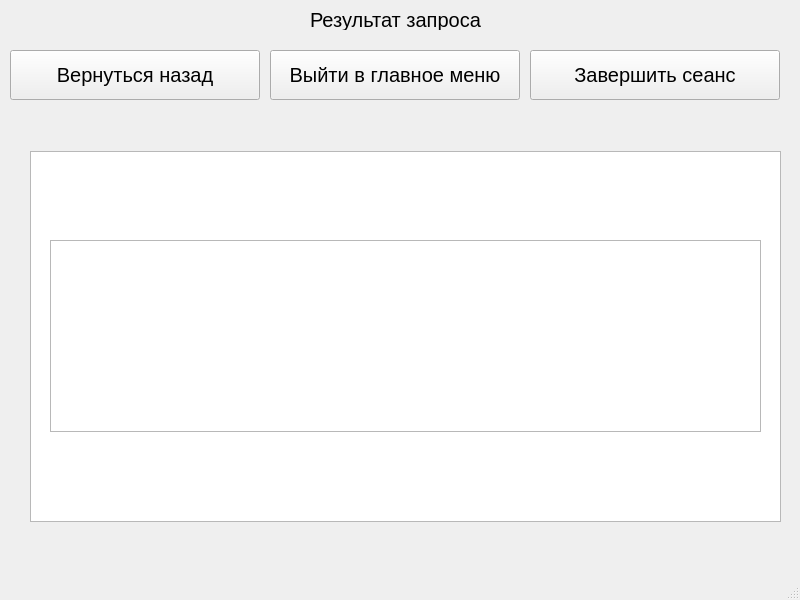
<?xml version="1.0" encoding="UTF-8"?>
<ui version="4.0">
 <class>Schedule_shower</class>
 <widget class="QMainWindow" name="Schedule_shower">
  <property name="geometry">
   <rect>
    <x>0</x>
    <y>0</y>
    <width>800</width>
    <height>600</height>
   </rect>
  </property>
  <property name="windowTitle">
   <string>MainWindow</string>
  </property>
  <widget class="QWidget" name="centralwidget">
   <widget class="QTableWidget" name="tableWidget">
    <property name="geometry">
     <rect>
      <x>30</x>
      <y>151</y>
      <width>751</width>
      <height>371</height>
     </rect>
    </property>
   </widget>
   <widget class="QPushButton" name="pushButton">
    <property name="geometry">
     <rect>
      <x>10</x>
      <y>50</y>
      <width>250</width>
      <height>50</height>
     </rect>
    </property>
    <property name="font">
     <font>
      <pointsize>15</pointsize>
     </font>
    </property>
    <property name="text">
     <string>Вернуться назад</string>
    </property>
   </widget>
   <widget class="QPushButton" name="pushButton_2">
    <property name="geometry">
     <rect>
      <x>270</x>
      <y>50</y>
      <width>250</width>
      <height>50</height>
     </rect>
    </property>
    <property name="font">
     <font>
      <pointsize>15</pointsize>
     </font>
    </property>
    <property name="text">
     <string>Выйти в главное меню</string>
    </property>
   </widget>
   <widget class="QPushButton" name="pushButton_3">
    <property name="geometry">
     <rect>
      <x>530</x>
      <y>50</y>
      <width>250</width>
      <height>50</height>
     </rect>
    </property>
    <property name="font">
     <font>
      <pointsize>15</pointsize>
     </font>
    </property>
    <property name="text">
     <string>Завершить сеанс</string>
    </property>
   </widget>
   <widget class="QLabel" name="label">
    <property name="geometry">
     <rect>
      <x>310</x>
      <y>10</y>
      <width>181</width>
      <height>20</height>
     </rect>
    </property>
    <property name="font">
     <font>
      <pointsize>15</pointsize>
     </font>
    </property>
    <property name="text">
     <string>Результат запроса</string>
    </property>
   </widget>
   <widget class="QTextBrowser" name="textBrowser">
    <property name="geometry">
     <rect>
      <x>50</x>
      <y>240</y>
      <width>711</width>
      <height>192</height>
     </rect>
    </property>
   </widget>
  </widget>
  <widget class="QMenuBar" name="menubar">
   <property name="geometry">
    <rect>
     <x>0</x>
     <y>0</y>
     <width>800</width>
     <height>25</height>
    </rect>
   </property>
  </widget>
  <widget class="QStatusBar" name="statusbar"/>
 </widget>
 <resources/>
 <connections/>
</ui>
